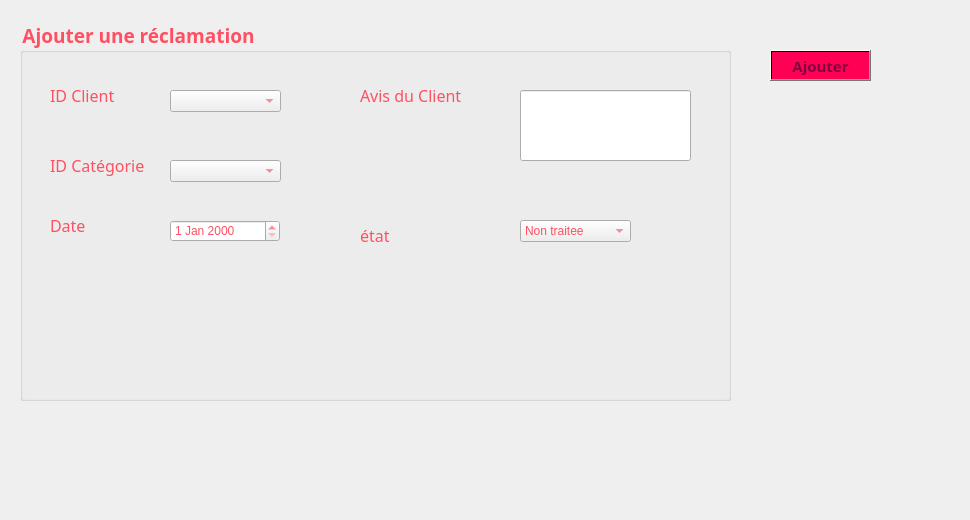
     <widget class="QWidget" name="tab_reclamation_3">
      <attribute name="title">
       <string>Ajouter</string>
      </attribute>
      <widget class="QGroupBox" name="groupBox_reclamation">
       <property name="geometry">
        <rect>
         <x>20</x>
         <y>20</y>
         <width>711</width>
         <height>381</height>
        </rect>
       </property>
       <property name="font">
        <font>
         <family>Lucida Calligraphy</family>
         <pointsize>14</pointsize>
         <weight>75</weight>
         <bold>true</bold>
        </font>
       </property>
       <property name="styleSheet">
        <string notr="true">color: rgb(255, 80, 97);
</string>
       </property>
       <property name="title">
        <string>Ajouter une réclamation</string>
       </property>
       <widget class="QLabel" name="label_reclamation_7">
        <property name="geometry">
         <rect>
          <x>30</x>
          <y>130</y>
          <width>171</width>
          <height>31</height>
         </rect>
        </property>
        <property name="font">
         <font>
          <family>Lucida Calligraphy</family>
          <pointsize>12</pointsize>
         </font>
        </property>
        <property name="text">
         <string>ID Catégorie</string>
        </property>
       </widget>
       <widget class="QDateEdit" name="date_reclamation">
        <property name="geometry">
         <rect>
          <x>150</x>
          <y>200</y>
          <width>110</width>
          <height>22</height>
         </rect>
        </property>
       </widget>
       <widget class="QLabel" name="label_reclamation_9">
        <property name="geometry">
         <rect>
          <x>30</x>
          <y>60</y>
          <width>171</width>
          <height>31</height>
         </rect>
        </property>
        <property name="font">
         <font>
          <family>Lucida Calligraphy</family>
          <pointsize>12</pointsize>
         </font>
        </property>
        <property name="text">
         <string>ID Client</string>
        </property>
       </widget>
       <widget class="QLabel" name="label_reclamation_11">
        <property name="geometry">
         <rect>
          <x>30</x>
          <y>190</y>
          <width>171</width>
          <height>31</height>
         </rect>
        </property>
        <property name="font">
         <font>
          <family>Lucida Calligraphy</family>
          <pointsize>12</pointsize>
         </font>
        </property>
        <property name="text">
         <string>Date</string>
        </property>
       </widget>
       <widget class="QLabel" name="label_reclamation_12">
        <property name="geometry">
         <rect>
          <x>340</x>
          <y>60</y>
          <width>171</width>
          <height>31</height>
         </rect>
        </property>
        <property name="font">
         <font>
          <family>Lucida Calligraphy</family>
          <pointsize>12</pointsize>
         </font>
        </property>
        <property name="text">
         <string>Avis du Client</string>
        </property>
       </widget>
       <widget class="QLineEdit" name="avis_reclamation">
        <property name="geometry">
         <rect>
          <x>500</x>
          <y>70</y>
          <width>171</width>
          <height>71</height>
         </rect>
        </property>
       </widget>
       <widget class="QComboBox" name="comboBox_reclamation_1">
        <property name="geometry">
         <rect>
          <x>150</x>
          <y>140</y>
          <width>111</width>
          <height>22</height>
         </rect>
        </property>
       </widget>
       <widget class="QComboBox" name="comboBox_reclamation_2">
        <property name="geometry">
         <rect>
          <x>150</x>
          <y>70</y>
          <width>111</width>
          <height>22</height>
         </rect>
        </property>
       </widget>
       <widget class="QComboBox" name="comboBox_reclamation_etat1">
        <property name="geometry">
         <rect>
          <x>500</x>
          <y>200</y>
          <width>111</width>
          <height>22</height>
         </rect>
        </property>
        <item>
         <property name="text">
          <string>Non traitee</string>
         </property>
        </item>
        <item>
         <property name="text">
          <string>En cours</string>
         </property>
        </item>
        <item>
         <property name="text">
          <string>Traitee</string>
         </property>
        </item>
       </widget>
       <widget class="QLabel" name="label_reclamation_8">
        <property name="geometry">
         <rect>
          <x>340</x>
          <y>200</y>
          <width>171</width>
          <height>31</height>
         </rect>
        </property>
        <property name="font">
         <font>
          <family>Lucida Calligraphy</family>
          <pointsize>12</pointsize>
         </font>
        </property>
        <property name="text">
         <string>état</string>
        </property>
       </widget>
      </widget>
      <widget class="QLabel" name="label_reclamation">
       <property name="geometry">
        <rect>
         <x>-20</x>
         <y>-10</y>
         <width>961</width>
         <height>511</height>
        </rect>
       </property>
       <property name="text">
        <string/>
       </property>
       <property name="pixmap">
        <pixmap>../../../../../../../../../../i/155296947_507314950275690_225535330781415924_n.jpg</pixmap>
       </property>
      </widget>
      <widget class="QPushButton" name="bouton_ajout_reclamation">
       <property name="geometry">
        <rect>
         <x>770</x>
         <y>50</y>
         <width>101</width>
         <height>31</height>
        </rect>
       </property>
       <property name="font">
        <font>
         <family>Lucida Calligraphy</family>
         <pointsize>11</pointsize>
         <weight>75</weight>
         <bold>true</bold>
        </font>
       </property>
       <property name="styleSheet">
        <string notr="true">background-color: qlineargradient(spread:pad, x1:1, y1:0, x2:1, y2:0, stop:0.919598 rgba(255, 0, 84, 255), stop:0.98 rgba(0, 0, 0, 255), stop:1 rgba(235, 148, 61, 255));
color: rgb(132, 1, 64);</string>
       </property>
       <property name="text">
        <string>Ajouter</string>
       </property>
      </widget>
      <zorder>label_reclamation</zorder>
      <zorder>groupBox_reclamation</zorder>
      <zorder>bouton_ajout_reclamation</zorder>
     </widget>
